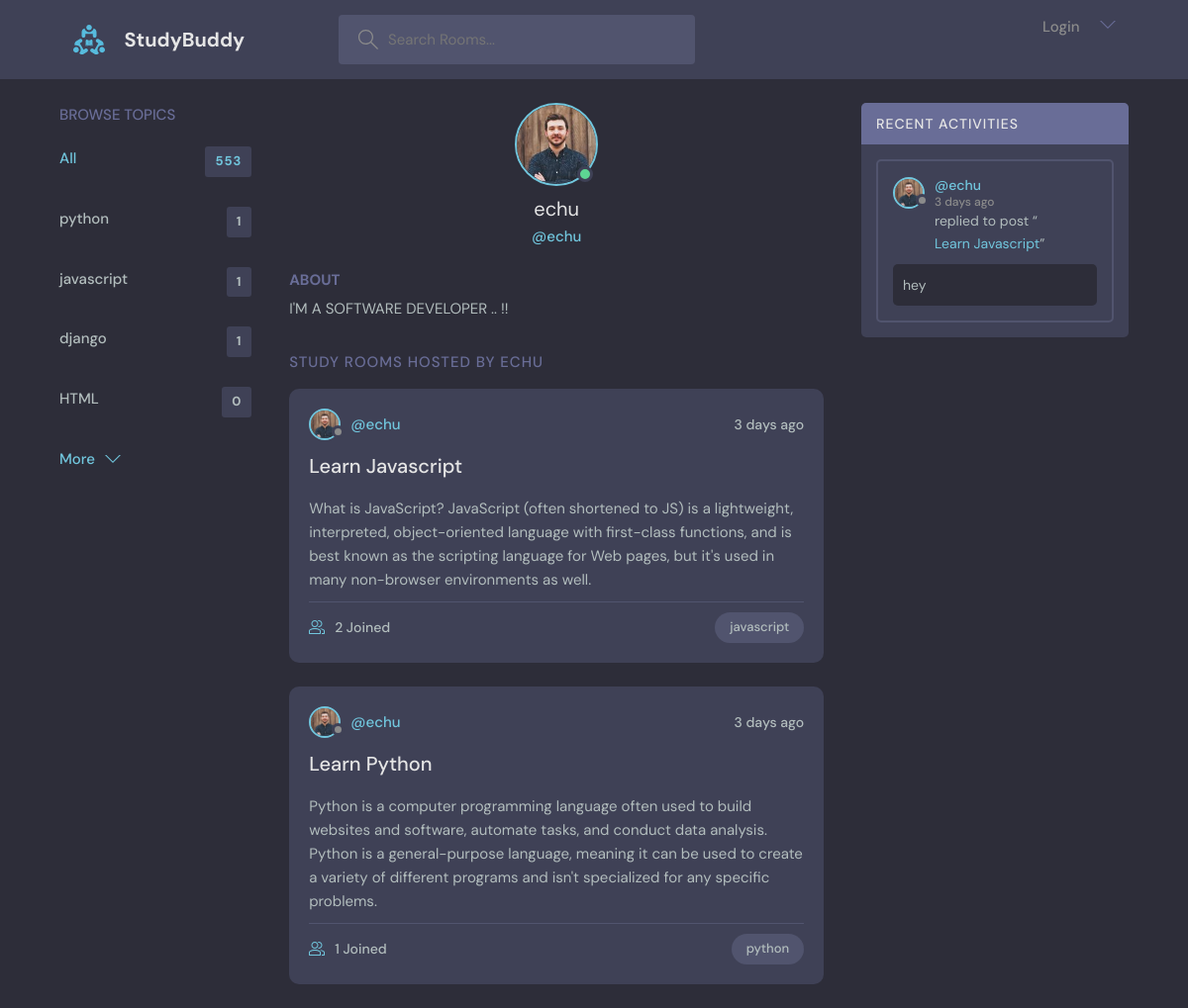
The app's page /profile/1 with its own data.
### base/models.py (models this page shows)
class Topic(models.Model):
    name = models.CharField(max_length=200, null=False)
    def __str__(self):
        return self.name

class User(AbstractUser):
    name = models.CharField(max_length=50, null=False)
    email = models.EmailField(max_length=30, unique=True, null=False)
    bio = models.TextField(null=True)
    avatar = models.ImageField(null=False, default='avatar.svg')
    USERNAME_FIELD = 'email'
    REQUIRED_FIELDS = []
    def __str__(self):
        return self.name

class Room(models.Model):
    topic = models.ForeignKey(Topic, on_delete=models.SET_NULL, null=True)
    host = models.ForeignKey(User, on_delete=models.CASCADE, null=True)
    name = models.CharField(max_length=200, null=False)
    participants = models.ManyToManyField(User, related_name="participants", blank=True)
    description = models.TextField(null=True, blank=True)
    updated = models.DateTimeField(auto_now=True)
    created = models.DateTimeField(auto_now_add=True)
    class Meta:
        ordering = ['-updated', '-created']
    def __str__(self):
        return self.name

class Message(models.Model):
    user = models.ForeignKey(User, on_delete=models.CASCADE)
    room = models.ForeignKey(Room, on_delete=models.CASCADE)
    body = models.TextField()
    updated = models.DateTimeField(auto_now=True)
    created = models.DateTimeField(auto_now_add=True)
    class Meta:
        ordering = ['-updated', '-created']
    def __str__(self):
        return self.body[0:50]

### base/views.py (the view)
# urls.py: path('profile/<str:pk>', views.userProfilePage, name="profile"),
def userProfilePage(request, pk):
    user = User.objects.get(id=pk)
    rooms = user.room_set.all()
    activities = user.message_set.all()
    topics = Topic.objects.all()
    context = {'user': user,'rooms': rooms, 'topics': topics, 'activities': activities}
    return render(request, 'base/user_profile.html', context)

### base/templates/base/user_profile.html (shortened to what this page needs)
{% extends 'index.html' %}
{% load static %}
{% block content %}
<main class="profile-page layout layout--3">
    <div class="container">
      {% include 'base/topics_component.html' %}
      <div class="roomList">
        <div class="profile">
          <div class="profile__avatar">
            <div class="avatar avatar--large active">
              <img src="{{ user.avatar.url }}" />
            </div>
          </div>
          <div class="profile__info">
            <h3>{{ user }}</h3>
            <p>@{{ user }}</p>
          </div>
          <div class="profile__about">
            <h3>About</h3>
            <p>
              {{ user.bio }}
            </p>
          </div>
        </div>
        <div class="roomList__header">
          <div>
            <h2>Study Rooms Hosted by {{ user }}</a>
            </h2>
          </div>
        </div>
        {% include 'base/rooms_component.html' %}
      </div>
      {% include 'base/activities_component.html' %}
    </div>
  </main>
{% endblock %}

### templates/index.html (shortened to what this page needs)
<!DOCTYPE html>
{% load static %}
<html lang="en">
  <head>
    <link rel="stylesheet" href="{% static 'styles/style.css' %}" />
  </head>
  <body>
    {% block nav %}
    <header class="header header--loggedIn">
      <div class="container">
        <a href="/" class="header__logo">
          <img src="{% static 'images/logo.svg' %}" />
          <h1>StudyBuddy</h1>
        </a>
        <form class="header__search">
          <label>
            <form method="GET" action="{% url 'home' %}">
              <p><input type="text" name="q" placeholder="Search Rooms..."/></p>
          </form>
          </label>
        </form>
        <nav class="header__menu">
          <div class="header__user">
            {% if request.user.is_authenticated %}
            <a href="{% url 'profile' request.user.id %}">
              <div class="avatar avatar--medium active">
                <img src="{{ request.user.avatar.url }}" />
              </div>
              <p>{{ request.user.username }} <span>@{{ request.user }}</span></p>
              {% else %}
                <a href="{% url 'login' %}">Login</a>
              {% endif %}
            <button class="dropdown-button">
              <svg version="1.1" xmlns="http://www.w3.org/2000/svg" width="32" height="32" viewBox="0 0 32 32">
                <title>chevron-down</title>
                <path d="M16 21l-13-13h-3l16 16 16-16h-3l-13 13z"></path>
              </svg>
            </button>
          </div>
        </nav>
      </div>
    </header>
    {% endblock %}
    <main class="layout layout--3">
    {% block content %}{% endblock %}
    </main>
  </body>
</html>

### base/templates/base/topics_component.html
{% block topics %}
<div class="topics">
    <div class="topics__header">
      <h2>Browse Topics</h2>
    </div>
    <ul class="topics__list">
    <li>
        <a href="{% url 'home' %}" class="active">All <span>553</span></a>
    </li>
    {% for topic in topics %}
    <li><a href="{% url 'home' %}?q={{topic.name}}">{{topic.name}} <span>{{ topic.room_set.all.count }}</span></a> </li>
    {% endfor %}
    </ul>
    <a class="btn btn--link" href="{% url 'topics' %}">
      More
      <svg version="1.1" xmlns="http://www.w3.org/2000/svg" width="32" height="32" viewBox="0 0 32 32">
        <title>chevron-down</title>
        <path d="M16 21l-13-13h-3l16 16 16-16h-3l-13 13z"></path>
      </svg>
    </a>
  </div>
{% endblock %}

### base/templates/base/rooms_component.html (shortened to what this page needs)
{% for room in rooms %}
<div class="roomListRoom">
    <div class="roomListRoom__header">
    <a href="{% url 'profile' room.host.id %}" class="roomListRoom__author">
        <div class="avatar avatar--small">
        <img src="{{ room.host.avatar.url }}" />
        </div>
        <span>@{{ room.host }}</span>
    </a>
    <div class="roomListRoom__actions">
        <span>{{ room.created|timesince}} ago</span>
    </div>
    </div>
    <div class="roomListRoom__content">
    <a href="{% url 'room' room.id %}"> {{ room.name }}</a>
    <p>{{ room.description }}</p>
    </div>
    <div class="roomListRoom__meta">
    <a href="{% url 'room' room.id %}" class="roomListRoom__joined">
        {{ room.participants.count }} Joined
    </a>
    <p class="roomListRoom__topic">{{ room.topic }}</p>
    </div>
</div>
{% endfor %}

### base/templates/base/activities_component.html (shortened to what this page needs)
  <div class="activities">
    <div class="activities__header">
      <h2>Recent Activities</h2>
    </div>
    {% for message in activities %}
       <div class="activities__box">
        <div class="activities__boxHeader roomListRoom__header">
          <a href="{% url 'profile' message.user.id %}" class="roomListRoom__author">
            <div class="avatar avatar--small">
              <img src="{{ message.user.avatar.url }}" />
            </div>
            <p>
              @{{ message.user }}
              <span> {{message.created|timesince}} ago</span>
            </p>
          </a>
        </div>
        <div class="activities__boxContent">
          <p>replied to post “<a href="{% url 'room' message.room.id %}">{{ message.room }}</a>”</p>
          <div class="activities__boxRoomContent"> {{ message }} </div>
        </div>
      </div>
    {% endfor %}
  </div>

### records on screen
Topic: name "python", room_set.all.count "1"
Topic: name "javascript", room_set.all.count "1"
Topic: name "django", room_set.all.count "1"
Topic: name "HTML", room_set.all.count "0"
User: avatar (picture), name "echu", bio "I'M A SOFTWARE DEVELOPER .. !!", name "ECHU"
Room: host.avatar (picture), host "echu", created "3 days", name "Learn Javascript", description "What is JavaScript? JavaScript (often shortened to JS) is a lightweight, interpreted, object-oriented language with first-class functions, and is best known as the scripting language for Web pages, but it's used in many non-browser environments as well.", participants.count "2", topic "javascript"
Room: host.avatar (picture), host "echu", created "3 days", name "Learn Python", description "Python is a computer programming language often used to build websites and software, automate tasks, and conduct data analysis. Python is a general-purpose language, meaning it can be used to create a variety of different programs and isn't specialized for any specific problems.", participants.count "1", topic "python"
Message: user.avatar (picture), user "echu", created "3 days", room "Learn Javascript", body "hey"
